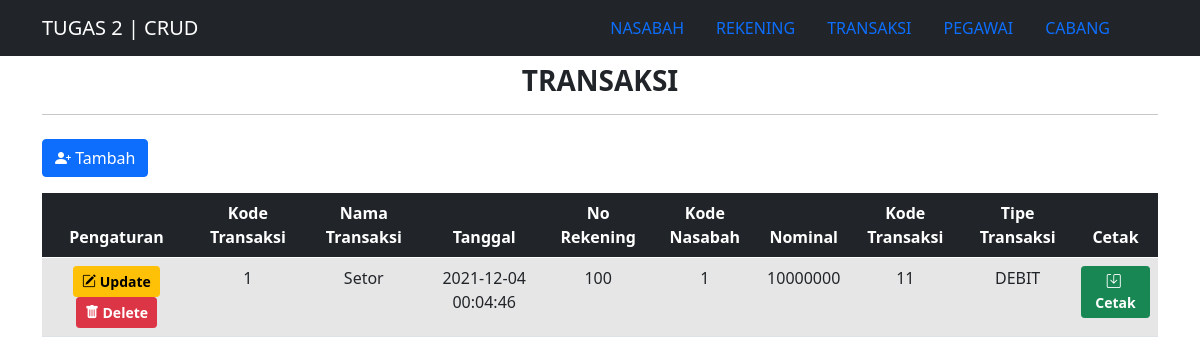
The page /bank_db/transaksi.php on the database its author committed.
### tables this page shows
CREATE TABLE `transaksi` (
  `kodeTransaksi` int(11) NOT NULL,
  `namaTransaksi` varchar(25) NOT NULL,
  `tanggalTransaksi` datetime NOT NULL DEFAULT current_timestamp(),
  `noRekening` varchar(10) NOT NULL,
  `kodeNasabah` int(11) NOT NULL,
  `nominal` varchar(255) NOT NULL,
  `kodePegawai` int(11) NOT NULL,
  `tipeTransaksi` enum('DEBIT','KREDIT','TRANSFER','') NOT NULL
);

### bank_db/functions.php (called while the page is built, shortened)
<?php
$conn = mysqli_connect("localhost", "root", "", "bank_crud");
function query($query) {
    global $conn;
    $result = mysqli_query($conn, $query);
    $rows = [];
    while ($row = mysqli_fetch_assoc($result)) {
        $rows[] = $row;
    }
    return $rows;
}
?>

### bank_db/transaksi.php (the view, shortened to what this page needs)
<?php
require 'functions.php';
$transaksi = query("SELECT * FROM transaksi");
?>
<!DOCTYPE html>
<html lang="en">
<head>
    <link href="https://cdn.jsdelivr.net/npm/bootstrap@5.0.0-beta2/dist/css/bootstrap.min.css" rel="stylesheet"
>
    <link rel="stylesheet" href="https://cdn.jsdelivr.net/npm/bootstrap-icons@1.4.0/font/bootstrap-icons.css">
    <link rel="stylesheet" href="https://cdn.datatables.net/1.10.23/css/dataTables.bootstrap5.min.css">
    <link rel="stylesheet" href="https://cdn.jsdelivr.net/npm/bootstrap@5.0.0-beta1/dist/css/bootstrap.min.css">
</head>
<body>
    <nav class="navbar navbar-expand-lg navbar-dark bg-dark text-uppercase">
        <div class="container">
            <a class="navbar-brand" href="index.php">TUGAS 2 | CRUD</a>
            <ul class="nav justify-content-end">
                <li class="nav-item">
                    <a class="nav-link" aria-current="page" href="index.php">Nasabah</a>
                </li>
                <li class="nav-item">
                    <a class="nav-link" href="rekening.php">Rekening</a>
                </li>
                <li class="nav-item">
                    <a class="nav-link" href="transaksi.php">Transaksi</a>
                </li>
                <li class="nav-item">
                    <a class="nav-link" href="pegawai.php">Pegawai</a>
                </li>
                <li class="nav-item">
                    <a class="nav-link" href="cabang.php">Cabang</a>
                </li>
                <li class="nav-item">
                    <a class="nav-link" href="#" tabindex="-1" aria-disabled="true"></a>
                </li>
            </ul>
        </div>
    </nav>
    <div class="container">
        <div class="row my-2">
            <div class="col-md">
                <h3 class="text-center fw-bold text-uppercase">Transaksi</h3>
                <hr>
            </div>
        </div>
        <div class="row my-2">
            <div class="col-md">
                <a href="transaksi_tambah.php" class="btn btn-primary"><i class="bi bi-person-plus-fill"></i>&nbsp;Tambah</a>
            </div>
        </div>
        <div class="row my-3">
            <div class="col-md">
                <table id="data" class="table table-striped table-responsive table-hover text-center"
                    style="width:100%">
                    <thead class="table-dark">
                        <tr>
                            <th>Pengaturan</th>
                            <th>Kode Transaksi</th>
                            <th>Nama Transaksi</th>
                            <th>Tanggal</th>
                            <th>No Rekening</th>
                            <th>Kode Nasabah</th>
                            <th>Nominal</th>
                            <th>Kode Transaksi</th>
                            <th>Tipe Transaksi</th>
                            <th>Cetak</th>
                        </tr>
                    </thead>
                    <tbody>
                        <?php foreach ($transaksi as $row) : ?>
                        <tr>
                            <td>
                                <a href="transaksi_update.php?kodeTransaksi=<?= $row['kodeTransaksi']; ?>"
                                    class="btn btn-warning btn-sm" style="font-weight: 600;"><i
                                        class="bi bi-pencil-square"></i>&nbsp;Update</a>
                                <a href="transaksi_hapus.php?kodeTransaksi=<?= $row['kodeTransaksi']; ?>"
                                    class="btn btn-danger btn-sm" style="font-weight: 600;"
                                    onclick="return confirm('Apakah anda yakin ingin menghapus data <?= $row['kodeTransaksi']; ?> ?');"><i
                                        class="bi bi-trash-fill"></i>&nbsp;Delete</a>
                            </td>
                            <td><?= $row["kodeTransaksi"];?></td>
                            <td><?= $row["namaTransaksi"];?></td>
                            <td><?= $row["tanggalTransaksi"];?></td>
                            <td><?= $row["noRekening"];?></td>
                            <td><?= $row["kodeNasabah"];?></td>
                            <td><?= $row["nominal"];?></td>
                            <td><?= $row["kodePegawai"];?></td>
                            <td><?= $row["tipeTransaksi"];?></td>
                            <td>
                            <a href="cetak.php?kodeTransaksi=<?= $row['kodeTransaksi']; ?>"
                                    class="btn btn-success btn-sm" style="font-weight: 600;"><i
                                        class="bi bi-save"></i>&nbsp; Cetak</a>
                            </td>
                        </tr>
                        <?php endforeach; ?>
                    </tbody>
                </table>
            </div>
        </div>
    </div>
</body>
</html>

### rows shown on the page
transaksi: kodeTransaksi "1", namaTransaksi "Setor", tanggalTransaksi "2021-12-04 00:04:46", noRekening "100", kodeNasabah "1", nominal "10000000", kodePegawai "11", tipeTransaksi "DEBIT"
